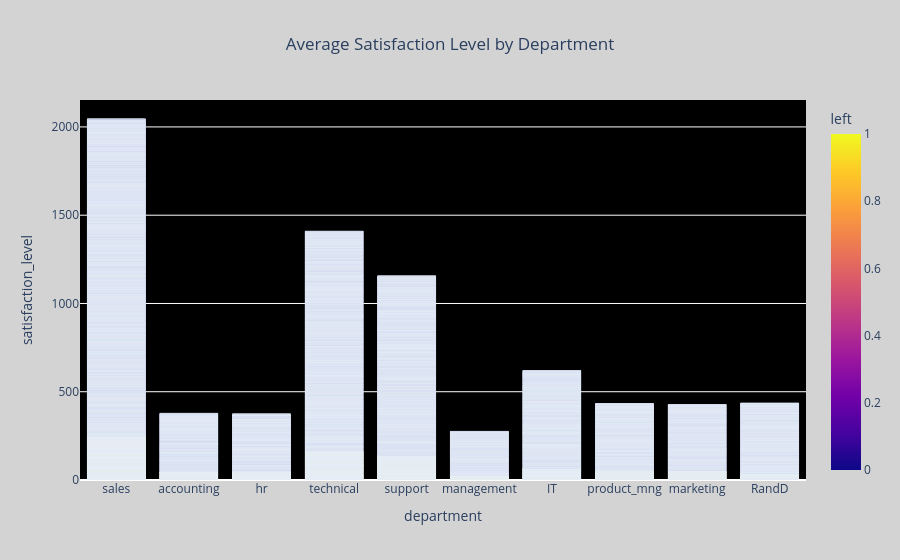

Notebook source saved alongside this figure:
### Code cell
# bar chart showing the average satisfaction level for each department
# Create a bar chart using Plotly Express
fig = px.bar(df1, x='department', y='satisfaction_level', title='Average Satisfaction Level by Department',
             labels='left',
             color='left', color_discrete_map={0: 'green', 1: 'red'},
             category_orders={'left': [0, 1]})
# Customize layout with background color and paper color
fig.update_layout(
    plot_bgcolor='black',  # Background color
    paper_bgcolor='lightgray',  # Paper color
    title=dict(text='Average Satisfaction Level by Department', x=0.5)
)
# Show the figure
fig.show()

### Figure 1 — Plotly figure (JSON) as saved in the notebook; plotly's stock layout.template omitted (floating-point values rounded to 4 significant figures; data arrays with more than 128 entries replaced by an {"elided": "..."} marker saying what was removed)
{"data": [{"alignmentgroup": "True", "hovertemplate": "department=%{x}<br>satisfaction_level=%{y}<br>left=%{marker.color}<extra></extra>", "legendgroup": "", "marker": {"color": {"elided": "11991 int values"}, "coloraxis": "coloraxis", "pattern": {"shape": ""}}, "name": "", "offsetgroup": "", "orientation": "v", "showlegend": false, "textposition": "auto", "type": "bar", "x": {"elided": "11991 str values"}, "xaxis": "x", "y": {"elided": "11991 float values"}, "yaxis": "y"}], "layout": {"autosize": true, "barmode": "relative", "coloraxis": {"colorbar": {"title": {"text": "left"}}, "colorscale": [[0, "#0d0887"], [0.1111, "#46039f"], [0.2222, "#7201a8"], [0.3333, "#9c179e"], [0.4444, "#bd3786"], [0.5556, "#d8576b"], [0.6667, "#ed7953"], [0.7778, "#fb9f3a"], [0.8889, "#fdca26"], [1, "#f0f921"]]}, "legend": {"tracegroupgap": 0}, "paper_bgcolor": "lightgray", "plot_bgcolor": "black", "title": {"text": "Average Satisfaction Level by Department", "x": 0.5}, "xaxis": {"anchor": "y", "autorange": true, "domain": [0, 1], "range": [-0.5, 9.5], "title": {"text": "department"}, "type": "category"}, "yaxis": {"anchor": "x", "autorange": true, "domain": [0, 1], "range": [0, 2153.0], "title": {"text": "satisfaction_level"}, "type": "linear"}}}
